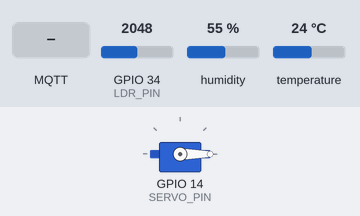
Bench run of a sketch on a simulated ESP32. Shown: servo. Inputs (shaded band) come from the test bench; at power-on: temperature 24 °C, GPIO 34 (LDR_PIN) = 2048, humidity 55 %. WiFi joins after 1.5 s; servers stay silent unless stated; no MQTT or app messages arrive unless stated; what the sketch prints to the serial monitor is not drawn.

Above: at 2.7 s.
2.8 s: MQTT message "0" arrives on the third subscribed topic
At 3.9 s:
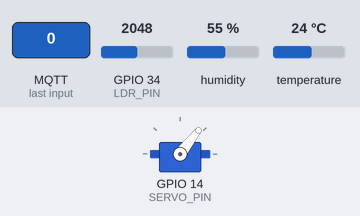
5.1 s: temperature set to 33 °C
At 6.8 s:
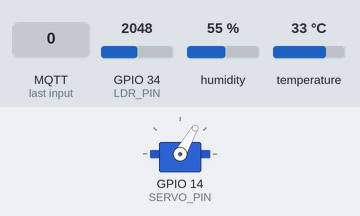
7.1 s: GPIO 34 (LDR_PIN) set to 3603
At 8.9 s:
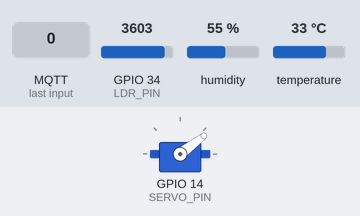
9.2 s: MQTT message "5" arrives on the third subscribed topic
At 10.9 s:
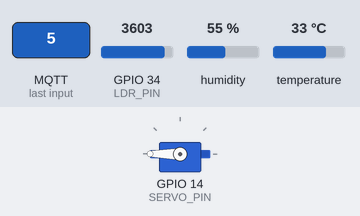
11.2 s: temperature set to 19 °C
15.3 s: GPIO 34 (LDR_PIN) set to 2866
Timing chart, 0 to 20.4 s (numbered marks = the images above; inputs shaded):
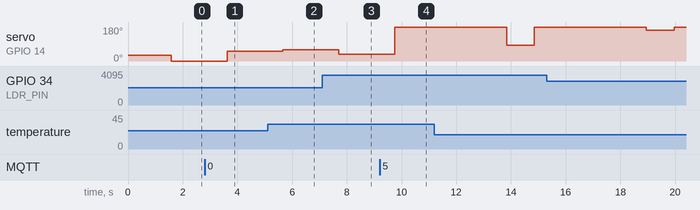

The sketch:

sketch.ino
```cpp
 #include <WiFi.h>
 #include "DHTesp.h"
 #include <PubSubClient.h>
 #include <NTPClient.h>
 #include <WiFiUdp.h>
 #include <ESP32Servo.h>

 // Pin Definitions
 #define DHT_PIN     15
 #define LDR_PIN     34
 #define SERVO_PIN   14

 // Network Settings
 const char* WIFI_SSID = "Wokwi-GUEST";
 const char* WIFI_PASS = "";
 const char* MQTT_BROKER = "broker.hivemq.com";
 const int MQTT_PORT = 1883;
 const char* MQTT_CLIENT_ID = "ESP32-akindu";

 // MQTT Topics
 const char* TOPIC_PUBLISH_TEMP = "HOME-TEMP-AKINDU";
 const char* TOPIC_PUBLISH_LIGHT = "HOME-LIGHT-AKINDU";
 const char* TOPIC_PUBLISH_SCHEDULED_ON = "ENTC-ADMIN-SCH-ESP-ON";
 const char* TOPIC_PUBLISH_MAIN_ON_OFF = "ENTC-ADMIN-MAIN-ON-OFF-ESP";

 const char* TOPIC_SUBSCRIBE_MAIN_ON_OFF = "ENTC-ADMIN-MAIN-ON-OFF";
 const char* TOPIC_SUBSCRIBE_SCHEDULED_ON = "ENTC-ADMIN-SCH-ON";
 const char* TOPIC_SUBSCRIBE_SAMPLING_INTERVAL = "SAMPLING-INTERVAL-AKINDU";
 const char* TOPIC_SUBSCRIBE_SENDING_INTERVAL = "SENDING-INTERVAL-AKINDU";
 const char* TOPIC_SUBSCRIBE_SERVO_OFFSET = "SERVO-OFFSET-AKINDU";
 const char* TOPIC_SUBSCRIBE_GAMMA = "GAMMA-AKINDU";
 const char* TOPIC_SUBSCRIBE_TMED = "TMED-AKINDU";

 // Time Settings
 const int GMT_OFFSET_SECONDS = 19800;  // GMT+5:30

 // Timing variables
 unsigned long samplingInterval = 1;    // Default sampling interval in milliseconds
 unsigned long sendingInterval = 10;    // Default sending interval in milliseconds
 unsigned long lastSampleTime = 0;
 unsigned long lastSendTime = 0;

 // Data collection variables
 uint32_t sumLight = 0;
 uint16_t sampleCount = 0;

 // Servo control parameters
 float thetaOffset = 30;
 float gammaFactor = 0.75;
 float Tmed = 30;
 float intensity;

 // Temperature reading
 char tempAr[6];

 // Schedule variables
 bool isScheduledON = false;
 unsigned long scheduledOnTime;

 // Objects
 WiFiClient espClient;
 PubSubClient mqttClient(espClient);
 WiFiUDP ntpUDP;
 NTPClient timeClient(ntpUDP);
 DHTesp dhtSensor;
 Servo windowServo;

 // Function prototypes
 void setupWifi();
 void setupSensors();
 void setupMqtt();
 void connectToBroker();
 void mqttCallback(char* topic, byte* payload, unsigned int length);
 void updateTemperature();
 void handleLightSampling();
 void handleServoControl();


 /**
  * Setup function - initializes all components
  */
 void setup() {
   Serial.begin(115200);

   // Initialize pins


   pinMode(LDR_PIN, INPUT);

   // Setup components
   setupWifi();
   setupSensors();
   setupMqtt();

   // Initialize time client
   timeClient.begin();
   timeClient.setTimeOffset(GMT_OFFSET_SECONDS);
 }

 /**
  * Main program loop
  */
 void loop() {
   // Check MQTT connection
   if (!mqttClient.connected()) {
     connectToBroker();
   }
   mqttClient.loop();

   // Update and publish temperature
   updateTemperature();
   mqttClient.publish(TOPIC_PUBLISH_TEMP, tempAr);

   // Handle light sampling and servo control
   handleLightSampling();

   // Check scheduled events


   delay(1000);
 }

 /**
  * Sets up WiFi connection
  */
 void setupWifi() {
   Serial.println();
   Serial.print("Connecting to ");
   Serial.println(WIFI_SSID);

   WiFi.begin(WIFI_SSID, WIFI_PASS);

   while (WiFi.status() != WL_CONNECTED) {
     delay(500);
     Serial.print(".");
   }

   Serial.println("WiFi connected");
   Serial.println("IP address: ");
   Serial.println(WiFi.localIP());
 }

 /**
  * Sets up DHT and servo sensors
  */
 void setupSensors() {
   dhtSensor.setup(DHT_PIN, DHTesp::DHT22);
   windowServo.attach(SERVO_PIN);
   windowServo.write(thetaOffset);
 }

 /**
  * Sets up MQTT client and callback
  */
 void setupMqtt() {
   mqttClient.setServer(MQTT_BROKER, MQTT_PORT);
   mqttClient.setCallback(mqttCallback);
 }

 /**
  * Connects to MQTT broker and subscribes to topics
  */
 void connectToBroker() {
   while (!mqttClient.connected()) {
     Serial.print("Attempting MQTT connection...");
     if (mqttClient.connect(MQTT_CLIENT_ID)) {
       Serial.println("connected");

       // Subscribe to topics
       mqttClient.subscribe(TOPIC_SUBSCRIBE_MAIN_ON_OFF);
       mqttClient.subscribe(TOPIC_SUBSCRIBE_SCHEDULED_ON);
       mqttClient.subscribe(TOPIC_SUBSCRIBE_SAMPLING_INTERVAL);
       mqttClient.subscribe(TOPIC_SUBSCRIBE_SENDING_INTERVAL);
       mqttClient.subscribe(TOPIC_SUBSCRIBE_SERVO_OFFSET);
       mqttClient.subscribe(TOPIC_SUBSCRIBE_GAMMA);
       mqttClient.subscribe(TOPIC_SUBSCRIBE_TMED);
     } else {
       Serial.print("failed rc=");
       Serial.print(mqttClient.state());
       delay(5000);
     }
   }
 }

 /**
  * Handles incoming MQTT messages
  */
 void mqttCallback(char* topic, byte* payload, unsigned int length) {
   Serial.print("Message arrived [");
   Serial.print(topic);
   Serial.print("] ");

   // Convert payload to string
   char payloadStr[length + 1];
   for (int i = 0; i < length; i++) {
     Serial.print((char)payload[i]);
     payloadStr[i] = (char)payload[i];
   }
   payloadStr[length] = '\0';
   Serial.println();

   // Process messages based on topic

   if (strcmp(topic, TOPIC_SUBSCRIBE_SAMPLING_INTERVAL) == 0) {
     samplingInterval = atol(payloadStr) * 1000UL;  // seconds → ms
     Serial.println(samplingInterval);
   }
   else if (strcmp(topic, TOPIC_SUBSCRIBE_SENDING_INTERVAL) == 0) {
     sendingInterval = atol(payloadStr) * 1000UL;  // seconds → ms
     Serial.println(sendingInterval);
   }
   else if (strcmp(topic, TOPIC_SUBSCRIBE_SERVO_OFFSET) == 0) {
     thetaOffset = constrain(atof(payloadStr), 0.0f, 120.0f);
   }
   else if (strcmp(topic, TOPIC_SUBSCRIBE_GAMMA) == 0) {
     gammaFactor = constrain(atof(payloadStr), 0.0f, 1.0f);
   }
   else if (strcmp(topic, TOPIC_SUBSCRIBE_TMED) == 0) {
     Tmed = constrain(atof(payloadStr), 10.0f, 40.0f);
   }
 }

 /**
  * Updates temperature reading from DHT sensor
  */
 void updateTemperature() {
   TempAndHumidity data = dhtSensor.getTempAndHumidity();
   String(data.temperature, 2).toCharArray(tempAr, 6);
 }

 /**
  * Handles light sampling and servo position calculation
  */
 void handleLightSampling() {
   unsigned long now = millis();

   // 1) Sample light sensor every samplingInterval
   if (now - lastSampleTime >= samplingInterval) {
     lastSampleTime = now;
     uint16_t raw = analogRead(LDR_PIN);
     sumLight += raw;
     sampleCount++;
   }

   // 2) Process and send data every sendingInterval
   if (now - lastSendTime >= sendingInterval) {
     lastSendTime = now;

     // Calculate average light reading
     float avg = (sampleCount > 0) ? float(sumLight) / sampleCount / 4095.0f : 0.0f;
     intensity = 1.0f - avg;

     // Publish light intensity
     char lightBuffer[8];
     dtostrf(intensity, 1, 3, lightBuffer);
     mqttClient.publish(TOPIC_PUBLISH_LIGHT, lightBuffer);

     // Reset counters
     sumLight = 0;
     sampleCount = 0;

     // Update servo position
     handleServoControl();
   }
 }

 /**
  * Calculates and sets servo position based on temperature and light
  */
 void handleServoControl() {
   float currentTemp = dhtSensor.getTempAndHumidity().temperature;
   float ratio = float(samplingInterval) / float(sendingInterval);

   if (ratio <= 0) ratio = 1.0f;

   // Calculate log factor - avoid zero multiplication issue
   float logFactor;
   if (ratio > 0.95 && ratio < 1.05) {
     logFactor = 0.5;  // Ensure movement even when ratio is close to 1
   } else {
     logFactor = log(ratio);
   }

   // Calculate servo angle
   float theta = thetaOffset
     + (180.0f - thetaOffset)
       * intensity
       * gammaFactor
       * logFactor
       * (currentTemp / Tmed);

   // Constrain angle to valid range
   theta = constrain(theta, 0.0f, 180.0f);

   // Set servo position
   windowServo.write(theta);

 }
```

Measured:
- after the input at 2.8 s, servo on GPIO 14 (SERVO_PIN): 0° → 52° after 0.82 s
- after the input at 5.1 s, servo on GPIO 14 (SERVO_PIN): 52° → 60° after 0.57 s
- after the input at 7.1 s, servo on GPIO 14 (SERVO_PIN): 60° → 37° after 0.61 s
- after the input at 9.2 s, servo on GPIO 14 (SERVO_PIN): 37° → 180° after 0.55 s
